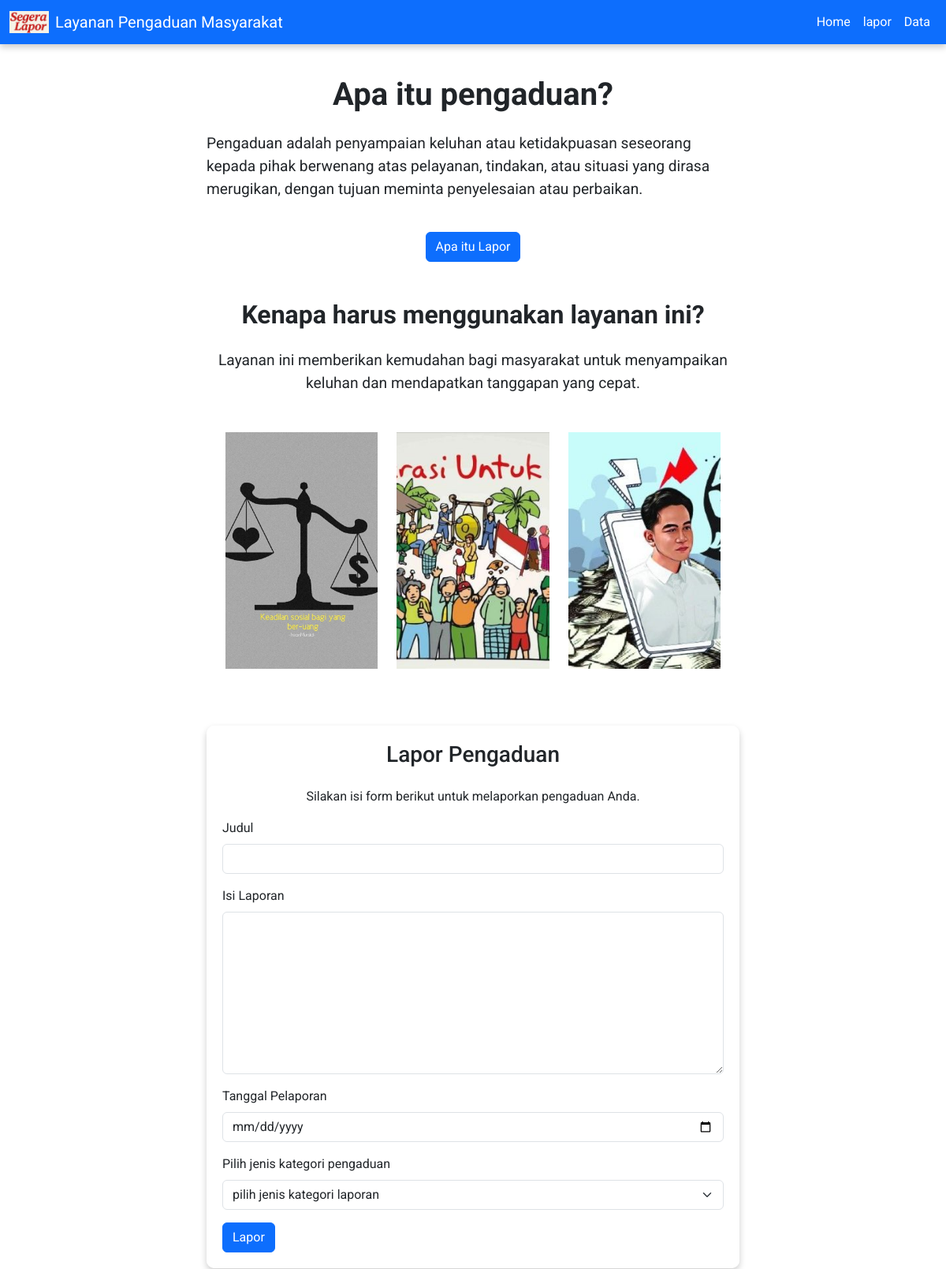
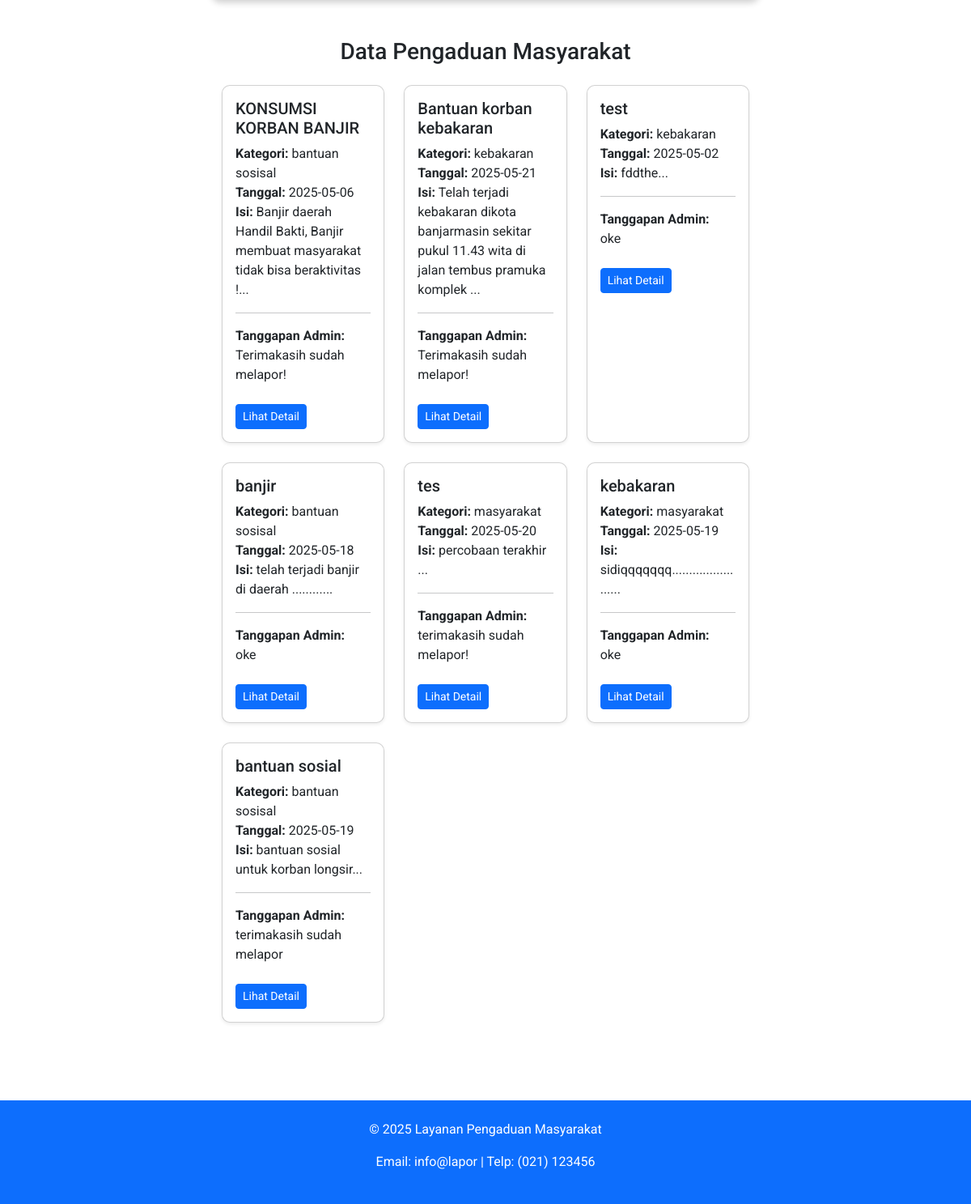
Screenshot of /userproject/index.php with the database file from the repository (2 pictures, top to bottom).
### tables this page shows
CREATE TABLE `pengaduan` (
  `id_pengaduan` int NOT NULL,
  `judul` varchar(255) NOT NULL,
  `isi_laporan` varchar(255) NOT NULL,
  `tanggal_pelapor` date NOT NULL,
  `kategori_laporan` varchar(255) NOT NULL,
  `tanggapan` text
);

### userproject/index.php (the view, shortened to what this page needs)
<?php
require  'admin/koneksi.php';
$query = "SELECT * FROM pengaduan";
$result = mysqli_query($conn, $query);
?>
<!DOCTYPE html>
<html lang="en">
<head>
    <link href="https://cdn.jsdelivr.net/npm/bootstrap@5.3.0/dist/css/bootstrap.min.css" rel="stylesheet" />
</head>
<body>
 <nav class="navbar navbar-expand-lg navbar-dark fixed-top bg-primary">
    <div class="container-fluid">
        <a class="navbar-brand d-flex align-items-center" href="#">
            <img src="img/logo.png" alt="Logo" style="width: 50px;">
            <span class="ms-2" style="color: white;">Layanan Pengaduan Masyarakat</span>
        </a>
        <div class="collapse navbar-collapse" id="navbarNavAltMarkup">
            <div class="navbar-nav ms-auto">
                <a class="nav-link active" aria-current="page" href="#index">Home</a>
                <a class="nav-link active" aria-current="page" href="#lapor">lapor</a>
                <a class="nav-link active" aria-current="page" href="#data">Data</a>
            </div>
        </div>
    </div>
</nav>
  <div class="container-fluid my-5 py-5" style="background-color: #fff;">
    <div class="row justify-content-center">
      <div class="col-md-7" id="index">
        <h1 class="font-italic mb-4 fw-bold text-center">Apa itu pengaduan?</h1>
        <p style="font-size: 1.2rem;">
        Pengaduan adalah penyampaian keluhan atau ketidakpuasan seseorang kepada pihak berwenang atas pelayanan,
        tindakan, atau situasi yang dirasa merugikan, dengan tujuan meminta penyelesaian atau perbaikan.
        </p>
       <br>
        <center> <a href="https://www.youtube.com/watch?v=WSnrNEumbyM" class="btn btn-primary">Apa itu Lapor</a> </center>
      <div class="container-fluid py-5">
    <div class="text-center mb-5">
        <h2 class="font-italic mb-4 fw-bold">Kenapa harus menggunakan layanan ini?</h2>
        <p style="font-size: 1.2rem;">Layanan ini memberikan kemudahan bagi masyarakat untuk menyampaikan keluhan dan mendapatkan tanggapan yang cepat.</p>
    </div>
    <div class="container">
        <div class="row text-center justify-content-between">
            <div class="col-md-4 mb-4">
                <div style="height: 300px; background-color: #e0e0e0;">
                    <img src="img/keadilan.jpeg" alt="Story 1" class="img-fluid h-100 w-100" style="object-fit: cover;">
                </div>
                </div>
            <div class="col-md-4 mb-4">
                <div style="height: 300px; background-color: #e0e0e0;">
                    <img src="img/keadilan pancasila.jpeg" alt="Story 2" class="img-fluid h-100 w-100" style="object-fit: cover;">
                </div>
            </div>
            <div class="col-md-4 mb-4">
                <div style="height: 300px; background-color: #e0e0e0;">
                    <img src="img/laporwapres.jpeg" alt="Story 3" class="img-fluid h-100 w-100" style="object-fit: cover;">
                </div>
            </div>
        </div>
    </div>
</div>
<form action="lapor_proses.php" method="POST" id="lapor">
    <h3 class="text-center mb-4">Lapor Pengaduan</h3>
    <p class="text-center">Silakan isi form berikut untuk melaporkan pengaduan Anda.</p>
 <div class="mb-3">
     <label for="judul" class="form-label">Judul</label>
     <input type="text" name="judul" class="form-control" required>
   </div>
   <div class="mb-3">
  <label for="isi_laporan" class="form-label">Isi Laporan</label>
  <textarea name="isi_laporan" class="form-control" rows="8" required></textarea>
</div>
   <div class="mb-3">
    <label for="tanggal_pelapor" class="form-label">Tanggal Pelaporan</label>
    <input type="date" name="tanggal_pelapor" class="form-control" required>
   </div>
   <div class="mb-3">
    <label for="kategori_laporan" class="form-label">Pilih jenis kategori pengaduan</label>
    <select name="kategori_laporan" class="form-select" required>
      <option value="nol">pilih jenis kategori laporan</option>
        </select>
   </div>
   <button type="submit" class="btn btn-md btn-primary">Lapor</button>
</form>
<div class="container mt-5" id=data>
  <h3 class="text-center mb-4">Data Pengaduan Masyarakat</h3>
  <div class="row g-4">
    <?php
    mysqli_data_seek($result, 0);
    if (mysqli_num_rows($result) > 0) {
      while ($row = mysqli_fetch_assoc($result)) {
        $tanggapan = !empty($row['tanggapan']) ? $row['tanggapan'] : "**Belum ada tanggapan**";
    ?>
        <div class="col-md-4">
          <div class="card shadow-sm h-100">
            <div class="card-body">
              <h5 class="card-title"><?= htmlspecialchars($row['judul']) ?></h5>
              <p class="card-text">
                <strong>Kategori:</strong> <?= htmlspecialchars($row['kategori_laporan']) ?><br>
                <strong>Tanggal:</strong> <?= htmlspecialchars($row['tanggal_pelapor']) ?><br>
                <strong>Isi:</strong> <?= htmlspecialchars(substr($row['isi_laporan'], 0, 100)) ?>...
              </p>
              <hr>
              <p><strong>Tanggapan Admin:</strong><br><?= nl2br(htmlspecialchars($tanggapan)) ?></p>
              <a href="tanggapan_admin.php?id=<?= $row['id_pengaduan'] ?>" class="btn btn-primary btn-sm mt-2">Lihat Detail</a>
            </div>
          </div>
        </div>
    <?php
      }
    } else {
      echo "<p class='text-center text-danger'>Belum ada laporan.</p>";
    }
    ?>
  </div>
</div>
      </div>
    </div>
  </div>
      <footer class="text-white text-center py-4 bg-primary">
      <p>&copy; 2025 Layanan Pengaduan Masyarakat</p>
      <p>Email: info@lapor | Telp: (021) 123456</p>
    </footer>
</body>
</html>

### userproject/index.php (style rules this page uses)
body { font-family: 'Georgia', serif; font-family: 'Roboto', sans-serif; }
form { background-color: rgba(255, 255, 255, 0.9); padding: 20px; border-radius: 10px; box-shadow: 0 4px 8px rgba(0, 0, 0, 0.2); }
html { scroll-behavior: smooth; }
.navbar { background-color: rgba(0, 153, 204, 0.9); box-shadow: 0 4px 8px rgba(0, 0, 0, 0.2); }
.card { box-shadow: 0 4px 8px rgba(0, 0, 0, 0.2); border-radius: 10px; }

### rows the page displays
pengaduan: judul "KONSUMSI KORBAN BANJIR", kategori_laporan "bantuan sosisal", tanggal_pelapor "2025-05-06", isi_laporan "Banjir daerah Handil Bakti, Banjir membuat masyarakat tidak bisa beraktivitas !", tanggapan "Terimakasih sudah melapor!"
pengaduan: judul "Bantuan korban kebakaran", kategori_laporan "kebakaran", tanggal_pelapor "2025-05-21", isi_laporan "Telah terjadi kebakaran dikota banjarmasin sekitar pukul 11.43 wita di jalan tembus pramuka komplek", tanggapan "Terimakasih sudah melapor!"
pengaduan: judul "test", kategori_laporan "kebakaran", tanggal_pelapor "2025-05-02", isi_laporan "fddthe", tanggapan "oke"
pengaduan: judul "banjir", kategori_laporan "bantuan sosisal", tanggal_pelapor "2025-05-18", isi_laporan "telah terjadi banjir di daerah .........", tanggapan "oke"
pengaduan: judul "tes", kategori_laporan "masyarakat", tanggal_pelapor "2025-05-20", isi_laporan "percobaan terakhir", tanggapan "terimakasih sudah melapor!"
pengaduan: judul "kebakaran", kategori_laporan "masyarakat", tanggal_pelapor "2025-05-19", isi_laporan "sidiqqqqqqq.....................", tanggapan "oke"
pengaduan: judul "bantuan sosial", kategori_laporan "bantuan sosisal", tanggal_pelapor "2025-05-19", isi_laporan "bantuan sosial untuk korban longsir", tanggapan "terimakasih sudah melapor"
